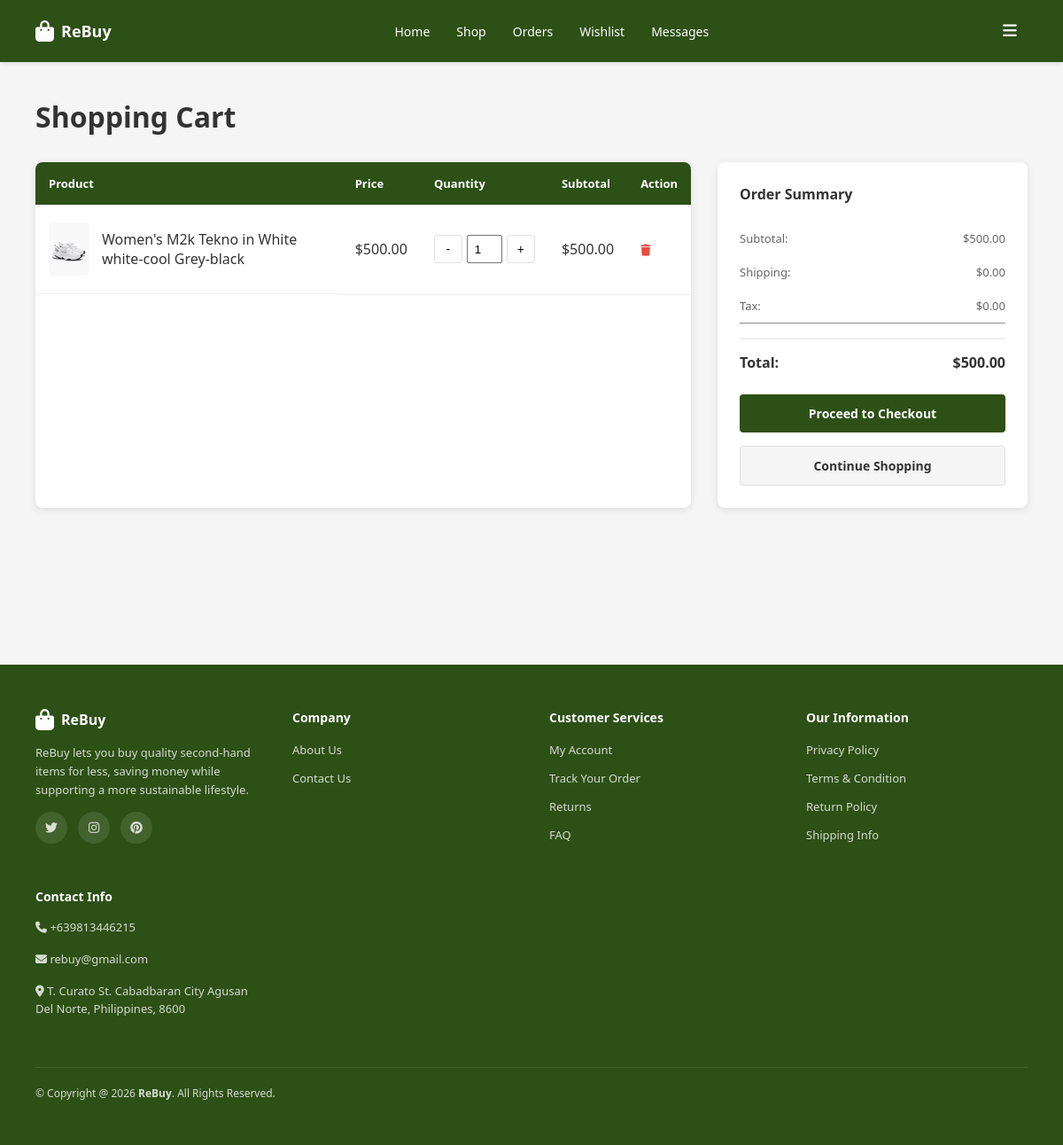
Page /php/cart.php (signed in) on the committed database.
### tables this page shows
CREATE TABLE `cart` (
  `id` int(11) NOT NULL,
  `user_id` int(11) NOT NULL,
  `product_id` int(11) NOT NULL,
  `quantity` int(11) DEFAULT 1,
  `added_at` timestamp NOT NULL DEFAULT current_timestamp()
);

CREATE TABLE `products` (
  `id` int(11) NOT NULL,
  `seller_id` int(11) NOT NULL DEFAULT 1,
  `name` varchar(255) NOT NULL,
  `description` text DEFAULT NULL,
  `price` decimal(10,2) NOT NULL,
  `stock` int(11) DEFAULT 0,
  `original_price` decimal(10,2) DEFAULT NULL,
  `category` varchar(100) DEFAULT NULL,
  `image_url` varchar(255) DEFAULT NULL,
  `stock_quantity` int(11) DEFAULT 0,
  `status` enum('active','inactive','out_of_stock') DEFAULT 'active',
  `rating` float DEFAULT 0,
  `created_at` timestamp NOT NULL DEFAULT current_timestamp(),
  `updated_at` timestamp NOT NULL DEFAULT current_timestamp() ON UPDATE current_timestamp()
);

### php/cart.php (the view, shortened to what this page needs)
<?php
include 'db.php';
$user_id = $_SESSION['user_id'];
$stmt = $conn->prepare("
    SELECT c.id, c.quantity, p.id as product_id, p.name, p.price, p.image_url
    FROM cart c
    JOIN products p ON c.product_id = p.id
    WHERE c.user_id = ?
");
$stmt->bind_param("i", $user_id);
$stmt->execute();
$result = $stmt->get_result();
$cart_items = [];
$total_price = 0;
while ($row = $result->fetch_assoc()) {
    $cart_items[] = $row;
    $total_price += $row['price'] * $row['quantity'];
}
?>
<!DOCTYPE html>
<html lang="en">
<head>
    <link rel="stylesheet" href="https://cdnjs.cloudflare.com/ajax/libs/font-awesome/6.5.0/css/all.min.css">
    <link rel="stylesheet" href="../css/header-footer.css">
    <link rel="stylesheet" href="../css/cart.css">
</head>
<body>
    <?php include '_header.php'; ?>
    <div class="page-container">
            <section class="cart-section">
                <h1>Shopping Cart</h1>
                <?php if (count($cart_items) > 0): ?>
                    <div class="cart-container">
                        <div class="cart-items">
                            <table class="cart-table">
                                <thead>
                                    <tr>
                                        <th>Product</th>
                                        <th>Price</th>
                                        <th>Quantity</th>
                                        <th>Subtotal</th>
                                        <th>Action</th>
                                    </tr>
                                </thead>
                                <tbody>
                                    <?php foreach ($cart_items as $item): ?>
                                        <tr>
                                            <td class="product-name">
                                                <img src="<?php echo !empty($item['image_url']) ? '../' . htmlspecialchars($item['image_url']) : 'https://via.placeholder.com/50'; ?>" alt="<?php echo htmlspecialchars($item['name']); ?>">
                                                <?php echo htmlspecialchars($item['name']); ?>
                                            </td>
                                            <td>$<?php echo number_format($item['price'], 2); ?></td>
                                            <td>
                                                <form method="POST" action="cart_update.php" style="display: flex; gap: 5px;">
                                                    <button type="submit" name="action" value="minus" class="qty-btn">-</button>
                                                    <input type="number" name="quantity" value="<?php echo $item['quantity']; ?>" readonly style="width: 40px; text-align: center;">
                                                    <button type="submit" name="action" value="plus" class="qty-btn">+</button>
                                                </form>
                                            </td>
                                            <td>$<?php echo number_format($item['price'] * $item['quantity'], 2); ?></td>
                                            <td>
                                                <a href="cart_remove.php?id=<?php echo $item['id']; ?>" class="btn-remove"><i class="fas fa-trash"></i></a>
                                            </td>
                                        </tr>
                                    <?php endforeach; ?>
                                </tbody>
                            </table>
                        </div>
                        <div class="cart-summary">
                            <h3>Order Summary</h3>
                            <div class="summary-row">
                                <span>Subtotal:</span>
                                <span>$<?php echo number_format($total_price, 2); ?></span>
                            </div>
                            <div class="summary-row">
                                <span>Shipping:</span>
                                <span>$0.00</span>
                            </div>
                            <div class="summary-row">
                                <span>Tax:</span>
                                <span>$0.00</span>
                            </div>
                            <hr>
                            <div class="summary-row total">
                                <span>Total:</span>
                                <span>$<?php echo number_format($total_price, 2); ?></span>
                            </div>
                            <a href="checkout.php" class="btn btn-checkout">Proceed to Checkout</a>
                            <a href="shop.php" class="btn btn-continue-shopping">Continue Shopping</a>
                        </div>
                    </div>
                <?php endif; ?>
            </section>
        </div>
    <footer>
        <div class="footer-container">
            <div class="footer-content">
                <div class="footer-section">
                    <div class="footer-logo">
                        <i class="fas fa-shopping-bag"></i>
                        <span>ReBuy</span>
                    </div>
                    <p class="footer-text">ReBuy lets you buy quality second-hand items for less, saving money while supporting a more sustainable lifestyle.</p>
                    <div class="social-links">
                        <a href="#"><i class="fab fa-twitter"></i></a>
                        <a href="#"><i class="fab fa-instagram"></i></a>
                        <a href="#"><i class="fab fa-pinterest"></i></a>
                    </div>
                </div>
                <div class="footer-section">
                    <h3>Company</h3>
                    <ul>
                        <li><a href="about_us.php">About Us</a></li>
                        <li><a href="#">Contact Us</a></li>
                    </ul>
                </div>
                <div class="footer-section">
                    <h3>Customer Services</h3>
                    <ul>
                        <li><a href="settings.php">My Account</a></li>
                        <li><a href="#">Track Your Order</a></li>
                        <li><a href="#">Returns</a></li>
                        <li><a href="#">FAQ</a></li>
                    </ul>
                </div>
                <div class="footer-section">
                    <h3>Our Information</h3>
                    <ul>
                        <li><a href="#">Privacy Policy</a></li>
                        <li><a href="#">Terms & Condition</a></li>
                        <li><a href="#">Return Policy</a></li>
                        <li><a href="#">Shipping Info</a></li>
                    </ul>
                </div>
                <div class="footer-section">
                    <h3>Contact Info</h3>
                    <p class="footer-text"><i class="fas fa-phone"></i> +639813446215</p>
                    <p class="footer-text"><i class="fa-solid fa-envelope"></i> rebuy@gmail.com</p>
                    <p class="footer-text"><i class="fa-solid fa-location-dot"></i> T. Curato St. Cabadbaran City Agusan Del Norte, Philippines, 8600</p>
                </div>
            </div>
            <div class="footer-bottom">
                <p>&copy; Copyright @ 2026 <strong>ReBuy</strong>. All Rights Reserved.</p>
            </div>
        </div>
    </footer>
</body>
</html>

### css/header-footer.css (style rules this page uses)
:root { --primary-color: #2d5016; --secondary-color: #f4c430; --text-dark: #333; --text-light: #666; --bg-light: #f5f5f5; --border-color: #e0e0e0; }
* { margin: 0; padding: 0; box-sizing: border-box; }
body { font-family: 'Segoe UI', Tahoma, Geneva, Verdana, sans-serif; background-color: var(--bg-light); color: var(--text-dark); }
footer { background: var(--primary-color); color: white; padding: 50px 40px; margin-top: 80px; }
.footer-container { max-width: 1400px; margin: 0 auto; }
.footer-content { display: grid; grid-template-columns: repeat(auto-fit, minmax(250px, 1fr)); gap: 40px; margin-bottom: 40px; }
.footer-section h3 { margin-bottom: 15px; font-size: 14px; font-weight: 600; }
.footer-section ul { list-style: none; }
.footer-section ul li { margin-bottom: 10px; }
.footer-section a { color: rgba(255,255,255,0.8); text-decoration: none; font-size: 13px; transition: color 0.3s; }
.footer-logo { display: flex; align-items: center; gap: 8px; margin-bottom: 15px; font-size: 16px; font-weight: bold; }
.footer-logo i { font-size: 24px; }
.footer-text { font-size: 13px; color: rgba(255,255,255,0.8); line-height: 1.6; margin-bottom: 15px; }
.social-links { display: flex; gap: 12px; }
.social-links a { width: 36px; height: 36px; border-radius: 50%; background: rgba(255,255,255,0.1); display: flex; align-items: center; justify-content: center; font-size: 14px; transition: background 0.3s; }
.footer-bottom { border-top: 1px solid rgba(255,255,255,0.1); padding-top: 20px; display: flex; justify-content: space-between; align-items: center; font-size: 12px; color: rgba(255,255,255,0.8); }
.page-container { min-height: calc(100vh - 200px); }

### css/cart.css (style rules this page uses)
.cart-section { max-width: 1400px; margin: 0 auto; padding: 40px; }
.cart-section h1 { font-size: 32px; margin-bottom: 30px; color: #333; }
.cart-container { display: grid; grid-template-columns: 1fr 350px; gap: 30px; }
.cart-items { background: white; border-radius: 8px; overflow: hidden; box-shadow: 0 2px 8px rgba(0, 0, 0, 0.1); }
.cart-table { width: 100%; border-collapse: collapse; }
.cart-table thead { background: #2d5016; }
.cart-table th { padding: 15px; text-align: left; font-weight: 600; color: white; font-size: 13px; }
.cart-table td { padding: 20px 15px; border-bottom: 1px solid #f0f0f0; }
.product-name { display: flex; align-items: center; gap: 15px; }
.product-name img { width: 60px; height: 60px; border-radius: 4px; object-fit: cover; }
.qty-btn { width: 32px; height: 32px; border: 1px solid #e0e0e0; background: white; cursor: pointer; border-radius: 4px; font-size: 14px; transition: background-color 0.3s; }
.btn-remove { color: #e74c3c; text-decoration: none; cursor: pointer; font-size: 13px; font-weight: 600; transition: color 0.3s; }
.cart-summary { background: white; border-radius: 8px; padding: 25px; box-shadow: 0 2px 8px rgba(0, 0, 0, 0.1); height: fit-content; }
.cart-summary h3 { margin: 0 0 20px; font-size: 16px; color: #333; font-weight: 600; }
.summary-row { display: flex; justify-content: space-between; padding: 10px 0; font-size: 13px; color: #666; }
.summary-row.total { font-size: 16px; font-weight: bold; color: #333; border-top: 2px solid #f0f0f0; padding-top: 15px; margin-top: 15px; }
.btn-checkout, .btn-continue-shopping { width: 100%; padding: 12px; border: none; border-radius: 4px; font-size: 14px; font-weight: 600; cursor: pointer; margin-top: 15px; text-decoration: none; display: flex; align-items: center; justify-content: center; transition: background-color 0.3s; }
.btn-checkout { background: #2d5016; color: white; }
.btn-continue-shopping { background: #f5f5f5; color: #333; border: 1px solid #e0e0e0; }

### rows in the picture
cart: product.image_url (picture), product.name "Women's M2k Tekno in White white-cool Grey-black", product.price "500.00", quantity "1", $item['price']*$item['quantity'] "500.00"

### other values in the picture
$total_price "500.00"
